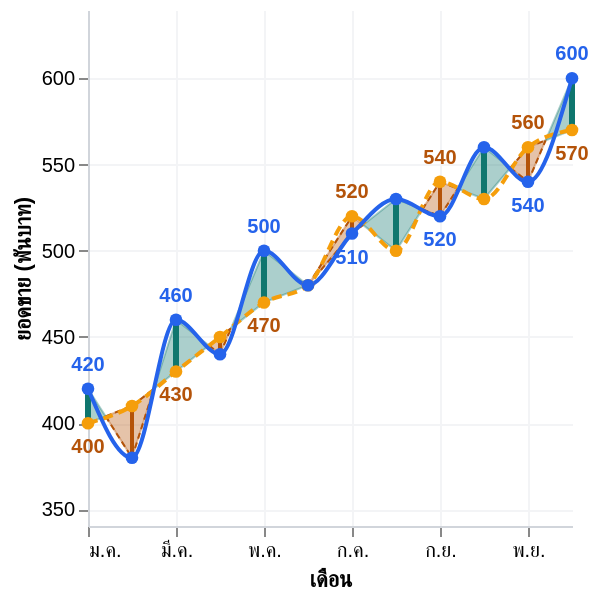

Source (Vega-Lite JSON):
### Vega-Lite specification from a JSON file in a GitHub repository (floating-point values rounded to 4 significant figures)
{"$schema": "https://vega.github.io/schema/vega-lite/v6.json", "description": "Dual-Line Variance Chart - STATIC TEST variant of dual-line-variance-final.vl.json with inline data.values (the computed Workshop PlotData) for QA/browser testing outside Power BI. Do not paste this file into Deneb - use dual-line-variance-final.vl.json there (data.name=\"dataset\", no inline values).", "width": "container", "height": "container", "autosize": {"type": "fit", "contains": "padding", "resize": true}, "data": {"name": "dataset", "values": [{"Row_Type": "Original", "Category": "ม.ค.", "Sort_Order": 1, "Actual": 420, "Reference": 400, "Plot_Position": 1, "Plot_Actual": 420, "Plot_Reference": 400, "Segment_ID": null, "Run_Sign": null, "Business_Type": "Higher is Good", "Filter_Key": "ม.ค."}, {"Row_Type": "Original", "Category": "ก.พ.", "Sort_Order": 2, "Actual": 380, "Reference": 410, "Plot_Position": 2, "Plot_Actual": 380, "Plot_Reference": 410, "Segment_ID": null, "Run_Sign": null, "Business_Type": "Higher is Good", "Filter_Key": "ก.พ."}, {"Row_Type": "Original", "Category": "มี.ค.", "Sort_Order": 3, "Actual": 460, "Reference": 430, "Plot_Position": 3, "Plot_Actual": 460, "Plot_Reference": 430, "Segment_ID": null, "Run_Sign": null, "Business_Type": "Higher is Good", "Filter_Key": "มี.ค."}, {"Row_Type": "Original", "Category": "เม.ย.", "Sort_Order": 4, "Actual": 440, "Reference": 450, "Plot_Position": 4, "Plot_Actual": 440, "Plot_Reference": 450, "Segment_ID": null, "Run_Sign": null, "Business_Type": "Higher is Good", "Filter_Key": "เม.ย."}, {"Row_Type": "Original", "Category": "พ.ค.", "Sort_Order": 5, "Actual": 500, "Reference": 470, "Plot_Position": 5, "Plot_Actual": 500, "Plot_Reference": 470, "Segment_ID": null, "Run_Sign": null, "Business_Type": "Higher is Good", "Filter_Key": "พ.ค."}, {"Row_Type": "Original", "Category": "มิ.ย.", "Sort_Order": 6, "Actual": 480, "Reference": 480, "Plot_Position": 6, "Plot_Actual": 480, "Plot_Reference": 480, "Segment_ID": null, "Run_Sign": null, "Business_Type": "Higher is Good", "Filter_Key": "มิ.ย."}, {"Row_Type": "Original", "Category": "ก.ค.", "Sort_Order": 7, "Actual": 510, "Reference": 520, "Plot_Position": 7, "Plot_Actual": 510, "Plot_Reference": 520, "Segment_ID": null, "Run_Sign": null, "Business_Type": "Higher is Good", "Filter_Key": "ก.ค."}, {"Row_Type": "Original", "Category": "ส.ค.", "Sort_Order": 8, "Actual": 530, "Reference": 500, "Plot_Position": 8, "Plot_Actual": 530, "Plot_Reference": 500, "Segment_ID": null, "Run_Sign": null, "Business_Type": "Higher is Good", "Filter_Key": "ส.ค."}, {"Row_Type": "Original", "Category": "ก.ย.", "Sort_Order": 9, "Actual": 520, "Reference": 540, "Plot_Position": 9, "Plot_Actual": 520, "Plot_Reference": 540, "Segment_ID": null, "Run_Sign": null, "Business_Type": "Higher is Good", "Filter_Key": "ก.ย."}, {"Row_Type": "Original", "Category": "ต.ค.", "Sort_Order": 10, "Actual": 560, "Reference": 530, "Plot_Position": 10, "Plot_Actual": 560, "Plot_Reference": 530, "Segment_ID": null, "Run_Sign": null, "Business_Type": "Higher is Good", "Filter_Key": "ต.ค."}, {"Row_Type": "Original", "Category": "พ.ย.", "Sort_Order": 11, "Actual": 540, "Reference": 560, "Plot_Position": 11, "Plot_Actual": 540, "Plot_Reference": 560, "Segment_ID": null, "Run_Sign": null, "Business_Type": "Higher is Good", "Filter_Key": "พ.ย."}, {"Row_Type": "Original", "Category": "ธ.ค.", "Sort_Order": 12, "Actual": 600, "Reference": 570, "Plot_Position": 12, "Plot_Actual": 600, "Plot_Reference": 570, "Segment_ID": null, "Run_Sign": null, "Business_Type": "Higher is Good", "Filter_Key": "ธ.ค."}, {"Row_Type": "Boundary", "Category": null, "Sort_Order": null, "Actual": null, "Reference": null, "Plot_Position": 1, "Plot_Actual": 420, "Plot_Reference": 400, "Segment_ID": "0-a", "Run_Sign": 1, "Business_Type": "Higher is Good", "Filter_Key": "ม.ค."}, {"Row_Type": "Crossing", "Category": null, "Sort_Order": null, "Actual": null, "Reference": null, "Plot_Position": 1.4, "Plot_Actual": 404, "Plot_Reference": 404, "Segment_ID": "0-a", "Run_Sign": 1, "Business_Type": "Higher is Good", "Filter_Key": "ม.ค."}, {"Row_Type": "Crossing", "Category": null, "Sort_Order": null, "Actual": null, "Reference": null, "Plot_Position": 1.4, "Plot_Actual": 404, "Plot_Reference": 404, "Segment_ID": "0-b", "Run_Sign": -1, "Business_Type": "Higher is Good", "Filter_Key": "ม.ค."}, {"Row_Type": "Boundary", "Category": null, "Sort_Order": null, "Actual": null, "Reference": null, "Plot_Position": 2, "Plot_Actual": 380, "Plot_Reference": 410, "Segment_ID": "0-b", "Run_Sign": -1, "Business_Type": "Higher is Good", "Filter_Key": "ม.ค."}, {"Row_Type": "Boundary", "Category": null, "Sort_Order": null, "Actual": null, "Reference": null, "Plot_Position": 2, "Plot_Actual": 380, "Plot_Reference": 410, "Segment_ID": "1-a", "Run_Sign": -1, "Business_Type": "Higher is Good", "Filter_Key": "ก.พ."}, {"Row_Type": "Crossing", "Category": null, "Sort_Order": null, "Actual": null, "Reference": null, "Plot_Position": 2.5, "Plot_Actual": 420, "Plot_Reference": 420, "Segment_ID": "1-a", "Run_Sign": -1, "Business_Type": "Higher is Good", "Filter_Key": "ก.พ."}, {"Row_Type": "Crossing", "Category": null, "Sort_Order": null, "Actual": null, "Reference": null, "Plot_Position": 2.5, "Plot_Actual": 420, "Plot_Reference": 420, "Segment_ID": "1-b", "Run_Sign": 1, "Business_Type": "Higher is Good", "Filter_Key": "ก.พ."}, {"Row_Type": "Boundary", "Category": null, "Sort_Order": null, "Actual": null, "Reference": null, "Plot_Position": 3, "Plot_Actual": 460, "Plot_Reference": 430, "Segment_ID": "1-b", "Run_Sign": 1, "Business_Type": "Higher is Good", "Filter_Key": "ก.พ."}, {"Row_Type": "Boundary", "Category": null, "Sort_Order": null, "Actual": null, "Reference": null, "Plot_Position": 3, "Plot_Actual": 460, "Plot_Reference": 430, "Segment_ID": "2-a", "Run_Sign": 1, "Business_Type": "Higher is Good", "Filter_Key": "มี.ค."}, {"Row_Type": "Crossing", "Category": null, "Sort_Order": null, "Actual": null, "Reference": null, "Plot_Position": 3.75, "Plot_Actual": 445, "Plot_Reference": 445, "Segment_ID": "2-a", "Run_Sign": 1, "Business_Type": "Higher is Good", "Filter_Key": "มี.ค."}, {"Row_Type": "Crossing", "Category": null, "Sort_Order": null, "Actual": null, "Reference": null, "Plot_Position": 3.75, "Plot_Actual": 445, "Plot_Reference": 445, "Segment_ID": "2-b", "Run_Sign": -1, "Business_Type": "Higher is Good", "Filter_Key": "มี.ค."}, {"Row_Type": "Boundary", "Category": null, "Sort_Order": null, "Actual": null, "Reference": null, "Plot_Position": 4, "Plot_Actual": 440, "Plot_Reference": 450, "Segment_ID": "2-b", "Run_Sign": -1, "Business_Type": "Higher is Good", "Filter_Key": "มี.ค."}, {"Row_Type": "Boundary", "Category": null, "Sort_Order": null, "Actual": null, "Reference": null, "Plot_Position": 4, "Plot_Actual": 440, "Plot_Reference": 450, "Segment_ID": "3-a", "Run_Sign": -1, "Business_Type": "Higher is Good", "Filter_Key": "เม.ย."}, {"Row_Type": "Crossing", "Category": null, "Sort_Order": null, "Actual": null, "Reference": null, "Plot_Position": 4.25, "Plot_Actual": 455, "Plot_Reference": 455, "Segment_ID": "3-a", "Run_Sign": -1, "Business_Type": "Higher is Good", "Filter_Key": "เม.ย."}, {"Row_Type": "Crossing", "Category": null, "Sort_Order": null, "Actual": null, "Reference": null, "Plot_Position": 4.25, "Plot_Actual": 455, "Plot_Reference": 455, "Segment_ID": "3-b", "Run_Sign": 1, "Business_Type": "Higher is Good", "Filter_Key": "เม.ย."}, {"Row_Type": "Boundary", "Category": null, "Sort_Order": null, "Actual": null, "Reference": null, "Plot_Position": 5, "Plot_Actual": 500, "Plot_Reference": 470, "Segment_ID": "3-b", "Run_Sign": 1, "Business_Type": "Higher is Good", "Filter_Key": "เม.ย."}, {"Row_Type": "Boundary", "Category": null, "Sort_Order": null, "Actual": null, "Reference": null, "Plot_Position": 5, "Plot_Actual": 500, "Plot_Reference": 470, "Segment_ID": "4", "Run_Sign": 1, "Business_Type": "Higher is Good", "Filter_Key": "พ.ค."}, {"Row_Type": "Boundary", "Category": null, "Sort_Order": null, "Actual": null, "Reference": null, "Plot_Position": 6, "Plot_Actual": 480, "Plot_Reference": 480, "Segment_ID": "4", "Run_Sign": 1, "Business_Type": "Higher is Good", "Filter_Key": "พ.ค."}, {"Row_Type": "Boundary", "Category": null, "Sort_Order": null, "Actual": null, "Reference": null, "Plot_Position": 6, "Plot_Actual": 480, "Plot_Reference": 480, "Segment_ID": "5", "Run_Sign": -1, "Business_Type": "Higher is Good", "Filter_Key": "มิ.ย."}, {"Row_Type": "Boundary", "Category": null, "Sort_Order": null, "Actual": null, "Reference": null, "Plot_Position": 7, "Plot_Actual": 510, "Plot_Reference": 520, "Segment_ID": "5", "Run_Sign": -1, "Business_Type": "Higher is Good", "Filter_Key": "มิ.ย."}, {"Row_Type": "Boundary", "Category": null, "Sort_Order": null, "Actual": null, "Reference": null, "Plot_Position": 7, "Plot_Actual": 510, "Plot_Reference": 520, "Segment_ID": "6-a", "Run_Sign": -1, "Business_Type": "Higher is Good", "Filter_Key": "ก.ค."}, {"Row_Type": "Crossing", "Category": null, "Sort_Order": null, "Actual": null, "Reference": null, "Plot_Position": 7.25, "Plot_Actual": 515, "Plot_Reference": 515, "Segment_ID": "6-a", "Run_Sign": -1, "Business_Type": "Higher is Good", "Filter_Key": "ก.ค."}, {"Row_Type": "Crossing", "Category": null, "Sort_Order": null, "Actual": null, "Reference": null, "Plot_Position": 7.25, "Plot_Actual": 515, "Plot_Reference": 515, "Segment_ID": "6-b", "Run_Sign": 1, "Business_Type": "Higher is Good", "Filter_Key": "ก.ค."}, {"Row_Type": "Boundary", "Category": null, "Sort_Order": null, "Actual": null, "Reference": null, "Plot_Position": 8, "Plot_Actual": 530, "Plot_Reference": 500, "Segment_ID": "6-b", "Run_Sign": 1, "Business_Type": "Higher is Good", "Filter_Key": "ก.ค."}, {"Row_Type": "Boundary", "Category": null, "Sort_Order": null, "Actual": null, "Reference": null, "Plot_Position": 8, "Plot_Actual": 530, "Plot_Reference": 500, "Segment_ID": "7-a", "Run_Sign": 1, "Business_Type": "Higher is Good", "Filter_Key": "ส.ค."}, {"Row_Type": "Crossing", "Category": null, "Sort_Order": null, "Actual": null, "Reference": null, "Plot_Position": 8.6, "Plot_Actual": 524, "Plot_Reference": 524, "Segment_ID": "7-a", "Run_Sign": 1, "Business_Type": "Higher is Good", "Filter_Key": "ส.ค."}, {"Row_Type": "Crossing", "Category": null, "Sort_Order": null, "Actual": null, "Reference": null, "Plot_Position": 8.6, "Plot_Actual": 524, "Plot_Reference": 524, "Segment_ID": "7-b", "Run_Sign": -1, "Business_Type": "Higher is Good", "Filter_Key": "ส.ค."}, {"Row_Type": "Boundary", "Category": null, "Sort_Order": null, "Actual": null, "Reference": null, "Plot_Position": 9, "Plot_Actual": 520, "Plot_Reference": 540, "Segment_ID": "7-b", "Run_Sign": -1, "Business_Type": "Higher is Good", "Filter_Key": "ส.ค."}, {"Row_Type": "Boundary", "Category": null, "Sort_Order": null, "Actual": null, "Reference": null, "Plot_Position": 9, "Plot_Actual": 520, "Plot_Reference": 540, "Segment_ID": "8-a", "Run_Sign": -1, "Business_Type": "Higher is Good", "Filter_Key": "ก.ย."}, {"Row_Type": "Crossing", "Category": null, "Sort_Order": null, "Actual": null, "Reference": null, "Plot_Position": 9.4, "Plot_Actual": 536, "Plot_Reference": 536, "Segment_ID": "8-a", "Run_Sign": -1, "Business_Type": "Higher is Good", "Filter_Key": "ก.ย."}, {"Row_Type": "Crossing", "Category": null, "Sort_Order": null, "Actual": null, "Reference": null, "Plot_Position": 9.4, "Plot_Actual": 536, "Plot_Reference": 536, "Segment_ID": "8-b", "Run_Sign": 1, "Business_Type": "Higher is Good", "Filter_Key": "ก.ย."}, {"Row_Type": "Boundary", "Category": null, "Sort_Order": null, "Actual": null, "Reference": null, "Plot_Position": 10, "Plot_Actual": 560, "Plot_Reference": 530, "Segment_ID": "8-b", "Run_Sign": 1, "Business_Type": "Higher is Good", "Filter_Key": "ก.ย."}, {"Row_Type": "Boundary", "Category": null, "Sort_Order": null, "Actual": null, "Reference": null, "Plot_Position": 10, "Plot_Actual": 560, "Plot_Reference": 530, "Segment_ID": "9-a", "Run_Sign": 1, "Business_Type": "Higher is Good", "Filter_Key": "ต.ค."}, {"Row_Type": "Crossing", "Category": null, "Sort_Order": null, "Actual": null, "Reference": null, "Plot_Position": 10.6, "Plot_Actual": 548, "Plot_Reference": 548, "Segment_ID": "9-a", "Run_Sign": 1, "Business_Type": "Higher is Good", "Filter_Key": "ต.ค."}, {"Row_Type": "Crossing", "Category": null, "Sort_Order": null, "Actual": null, "Reference": null, "Plot_Position": 10.6, "Plot_Actual": 548, "Plot_Reference": 548, "Segment_ID": "9-b", "Run_Sign": -1, "Business_Type": "Higher is Good", "Filter_Key": "ต.ค."}, {"Row_Type": "Boundary", "Category": null, "Sort_Order": null, "Actual": null, "Reference": null, "Plot_Position": 11, "Plot_Actual": 540, "Plot_Reference": 560, "Segment_ID": "9-b", "Run_Sign": -1, "Business_Type": "Higher is Good", "Filter_Key": "ต.ค."}, {"Row_Type": "Boundary", "Category": null, "Sort_Order": null, "Actual": null, "Reference": null, "Plot_Position": 11, "Plot_Actual": 540, "Plot_Reference": 560, "Segment_ID": "10-a", "Run_Sign": -1, "Business_Type": "Higher is Good", "Filter_Key": "พ.ย."}, {"Row_Type": "Crossing", "Category": null, "Sort_Order": null, "Actual": null, "Reference": null, "Plot_Position": 11.4, "Plot_Actual": 564, "Plot_Reference": 564, "Segment_ID": "10-a", "Run_Sign": -1, "Business_Type": "Higher is Good", "Filter_Key": "พ.ย."}, {"Row_Type": "Crossing", "Category": null, "Sort_Order": null, "Actual": null, "Reference": null, "Plot_Position": 11.4, "Plot_Actual": 564, "Plot_Reference": 564, "Segment_ID": "10-b", "Run_Sign": 1, "Business_Type": "Higher is Good", "Filter_Key": "พ.ย."}, {"Row_Type": "Boundary", "Category": null, "Sort_Order": null, "Actual": null, "Reference": null, "Plot_Position": 12, "Plot_Actual": 600, "Plot_Reference": 570, "Segment_ID": "10-b", "Run_Sign": 1, "Business_Type": "Higher is Good", "Filter_Key": "พ.ย."}]}, "params": [{"name": "xAxisSortOrders", "expr": "pluck(data('dataset'), 'Sort_Order')"}, {"name": "xAxisCategories", "expr": "pluck(data('dataset'), 'Category')"}, {"name": "xAxisSortExtent", "expr": "extent(xAxisSortOrders)"}, {"name": "xAxisValues", "expr": "isValid(xAxisSortExtent[0]) && xAxisSortExtent[1] - xAxisSortExtent[0] <= 1000 ? sequence(xAxisSortExtent[0], xAxisSortExtent[1] + 1) : []"}, {"name": "yRawMin", "expr": "min(extent(pluck(data('dataset'), 'Plot_Actual'))[0], extent(pluck(data('dataset'), 'Plot_Reference'))[0])"}, {"name": "yRawMax", "expr": "max(extent(pluck(data('dataset'), 'Plot_Actual'))[1], extent(pluck(data('dataset'), 'Plot_Reference'))[1])"}, {"name": "yPad", "expr": "(yRawMax - yRawMin) * 0.18 || abs(yRawMax) * 0.1 || 1"}, {"name": "yDomainMin", "expr": "isFinite(yRawMin) ? yRawMin - yPad : 0"}, {"name": "yDomainMax", "expr": "isFinite(yRawMax) ? max(yRawMax + yPad, yDomainMin + 1) : 1"}], "layer": [{"name": "variance_area", "transform": [{"filter": "datum.Row_Type == 'Boundary' || datum.Row_Type == 'Crossing'"}], "mark": {"type": "area", "opacity": 0.35, "tooltip": null}, "encoding": {"x": {"field": "Plot_Position", "type": "quantitative"}, "y": {"field": "Plot_Actual", "type": "quantitative"}, "y2": {"field": "Plot_Reference"}, "detail": {"field": "Segment_ID", "type": "nominal"}, "color": {"condition": {"test": "(datum.Business_Type == 'Higher is Good' && datum.Run_Sign > 0) || (datum.Business_Type == 'Lower is Good' && datum.Run_Sign < 0)", "value": "#0F766E"}, "value": "#B45309"}, "stroke": {"condition": {"test": "(datum.Business_Type == 'Higher is Good' && datum.Run_Sign > 0) || (datum.Business_Type == 'Lower is Good' && datum.Run_Sign < 0)", "value": "#0F766E"}, "value": "#B45309"}, "strokeWidth": {"value": 1}}}, {"name": "bad_area_border_actual", "transform": [{"filter": "(datum.Row_Type == 'Boundary' || datum.Row_Type == 'Crossing') && !((datum.Business_Type == 'Higher is Good' && datum.Run_Sign > 0) || (datum.Business_Type == 'Lower is Good' && datum.Run_Sign < 0))"}], "mark": {"type": "line", "color": "#B45309", "strokeWidth": 1, "strokeDash": [3, 2], "point": false, "tooltip": null}, "encoding": {"x": {"field": "Plot_Position", "type": "quantitative"}, "y": {"field": "Plot_Actual", "type": "quantitative"}, "detail": {"field": "Segment_ID", "type": "nominal"}}}, {"name": "bad_area_border_reference", "transform": [{"filter": "(datum.Row_Type == 'Boundary' || datum.Row_Type == 'Crossing') && !((datum.Business_Type == 'Higher is Good' && datum.Run_Sign > 0) || (datum.Business_Type == 'Lower is Good' && datum.Run_Sign < 0))"}], "mark": {"type": "line", "color": "#B45309", "strokeWidth": 1, "strokeDash": [3, 2], "point": false, "tooltip": null}, "encoding": {"x": {"field": "Plot_Position", "type": "quantitative"}, "y": {"field": "Plot_Reference", "type": "quantitative"}, "detail": {"field": "Segment_ID", "type": "nominal"}}}, {"name": "connector_rule", "transform": [{"filter": "datum.Row_Type == 'Original'"}], "mark": {"type": "rule", "tooltip": null}, "encoding": {"x": {"field": "Plot_Position", "type": "quantitative"}, "y": {"field": "Plot_Actual", "type": "quantitative"}, "y2": {"field": "Plot_Reference"}, "color": {"condition": {"test": "(datum.Business_Type == 'Higher is Good' && datum.Plot_Actual > datum.Plot_Reference) || (datum.Business_Type == 'Lower is Good' && datum.Plot_Actual < datum.Plot_Reference)", "value": "#0F766E"}, "value": "#B45309"}, "strokeWidth": {"condition": {"test": "(datum.Business_Type == 'Higher is Good' && datum.Plot_Actual > datum.Plot_Reference) || (datum.Business_Type == 'Lower is Good' && datum.Plot_Actual < datum.Plot_Reference)", "value": 3}, "value": 2}, "opacity": {"condition": {"test": "((isDefined(datum.Actual__highlightStatus) && datum.Actual__highlightStatus != 'neutral') || (isDefined(datum.Reference__highlightStatus) && datum.Reference__highlightStatus != 'neutral')) && !((isDefined(datum.Actual__highlightStatus) && datum.Actual__highlightStatus == 'on' && isDefined(datum.Actual__highlight) && datum.Actual__highlight === datum.Actual) || (isDefined(datum.Reference__highlightStatus) && datum.Reference__highlightStatus == 'on' && isDefined(datum.Reference__highlight) && datum.Reference__highlight === datum.Reference))", "value": 0.5}, "value": 1}}}, {"name": "line_reference", "transform": [{"filter": "datum.Row_Type == 'Original'"}], "mark": {"type": "line", "interpolate": "monotone", "color": "#F59E0B", "strokeWidth": 2, "strokeDash": [5, 3], "point": false, "tooltip": null}, "encoding": {"x": {"field": "Plot_Position", "type": "quantitative"}, "y": {"field": "Plot_Reference", "type": "quantitative"}}}, {"name": "line_actual", "transform": [{"filter": "datum.Row_Type == 'Original'"}], "mark": {"type": "line", "interpolate": "monotone", "color": "#2563EB", "strokeWidth": 2, "point": false, "tooltip": null}, "encoding": {"x": {"field": "Plot_Position", "type": "quantitative", "title": "เดือน", "axis": {"values": {"expr": "xAxisValues"}, "labelExpr": "indexof(xAxisSortOrders, datum.value) >= 0 ? xAxisCategories[indexof(xAxisSortOrders, datum.value)] : ''", "labelLimit": 120, "labelOverlap": "greedy", "labelAngle": 0}}, "y": {"field": "Plot_Actual", "type": "quantitative", "title": "ยอดขาย (พันบาท)", "scale": {"domain": [{"expr": "yDomainMin"}, {"expr": "yDomainMax"}], "zero": false, "nice": false}}}}, {"name": "point_reference", "transform": [{"filter": "datum.Row_Type == 'Original'"}], "mark": {"type": "point", "filled": true, "size": 40, "color": "#F59E0B", "tooltip": null}, "encoding": {"x": {"field": "Plot_Position", "type": "quantitative"}, "y": {"field": "Plot_Reference", "type": "quantitative"}, "opacity": {"condition": {"test": "(isDefined(datum.Reference__highlightStatus) && (datum.Reference__highlightStatus == 'off' || (datum.Reference__highlightStatus == 'on' && isDefined(datum.Reference__highlight) && datum.Reference__highlight !== datum.Reference)))", "value": 0.5}, "value": 1}}}, {"name": "point_actual_hit_target", "transform": [{"filter": "datum.Row_Type == 'Original'"}, {"calculate": "datum.Plot_Actual - datum.Plot_Reference", "as": "Variance"}, {"calculate": "format(datum.Variance, '+,.0f')", "as": "VarianceLabel"}, {"calculate": "datum.Plot_Reference == 0 ? 'N/A (เป้าหมาย = 0)' : format(datum.Variance / datum.Plot_Reference, '+.1%')", "as": "VariancePercentLabel"}], "mark": {"type": "point", "filled": true, "size": 40, "color": "#2563EB"}, "encoding": {"x": {"field": "Plot_Position", "type": "quantitative"}, "y": {"field": "Plot_Actual", "type": "quantitative"}, "opacity": {"condition": {"test": "(isDefined(datum.Actual__highlightStatus) && (datum.Actual__highlightStatus == 'off' || (datum.Actual__highlightStatus == 'on' && isDefined(datum.Actual__highlight) && datum.Actual__highlight !== datum.Actual)))", "value": 0.5}, "value": 1}, "tooltip": [{"field": "Category", "type": "nominal", "title": "เดือน"}, {"field": "Plot_Actual", "type": "quantitative", "title": "ยอดขายจริง", "format": ",.0f"}, {"field": "Plot_Reference", "type": "quantitative", "title": "เป้าหมาย", "format": ",.0f"}, {"field": "VarianceLabel", "type": "nominal", "title": "ผลต่าง"}, {"field": "VariancePercentLabel", "type": "nominal", "title": "ผลต่าง %"}]}}, {"name": "label_actual", "transform": [{"filter": "datum.Row_Type == 'Original'"}, {"calculate": "length(format(datum.Plot_Actual, ',.0f'))", "as": "lenA"}, {"calculate": "length(format(datum.Plot_Reference, ',.0f'))", "as": "lenR"}, {"calculate": "max(datum.lenA, datum.lenR)", "as": "maxLen"}, {"joinaggregate": [{"op": "max", "field": "maxLen", "as": "globalMaxLen"}, {"op": "count", "field": "Plot_Actual", "as": "n"}, {"op": "max", "field": "Sort_Order", "as": "lastSort"}]}, {"calculate": "max(1, ceil((datum.globalMaxLen * 10 * 0.62 + 14) / (width / datum.n)))", "as": "labelStep"}, {"calculate": "(datum.Sort_Order - 1) % datum.labelStep == 0 || datum.Sort_Order == datum.lastSort", "as": "showLabel"}, {"filter": "datum.showLabel"}], "mark": {"type": "text", "dy": {"expr": "datum.Plot_Actual >= datum.Plot_Reference ? -12 : 12"}, "fontSize": 10, "fontWeight": "bold", "color": "#2563EB", "tooltip": null}, "encoding": {"x": {"field": "Plot_Position", "type": "quantitative"}, "y": {"field": "Plot_Actual", "type": "quantitative"}, "text": {"field": "Plot_Actual", "type": "quantitative", "format": ",.0f"}, "opacity": {"condition": {"test": "(isDefined(datum.Actual__highlightStatus) && (datum.Actual__highlightStatus == 'off' || (datum.Actual__highlightStatus == 'on' && isDefined(datum.Actual__highlight) && datum.Actual__highlight !== datum.Actual)))", "value": 0.5}, "value": 1}}}, {"name": "label_reference", "transform": [{"filter": "datum.Row_Type == 'Original'"}, {"calculate": "length(format(datum.Plot_Actual, ',.0f'))", "as": "lenA"}, {"calculate": "length(format(datum.Plot_Reference, ',.0f'))", "as": "lenR"}, {"calculate": "max(datum.lenA, datum.lenR)", "as": "maxLen"}, {"joinaggregate": [{"op": "max", "field": "maxLen", "as": "globalMaxLen"}, {"op": "count", "field": "Plot_Reference", "as": "n"}, {"op": "max", "field": "Sort_Order", "as": "lastSort"}]}, {"calculate": "max(1, ceil((datum.globalMaxLen * 10 * 0.62 + 14) / (width / datum.n)))", "as": "labelStep"}, {"calculate": "(datum.Sort_Order - 1) % datum.labelStep == 0 || datum.Sort_Order == datum.lastSort", "as": "showLabel"}, {"filter": "datum.showLabel"}], "mark": {"type": "text", "dy": {"expr": "datum.Plot_Actual >= datum.Plot_Reference ? 12 : -12"}, "fontSize": 10, "fontWeight": "bold", "color": "#B45309", "tooltip": null}, "encoding": {"x": {"field": "Plot_Position", "type": "quantitative"}, "y": {"field": "Plot_Reference", "type": "quantitative"}, "text": {"field": "Plot_Reference", "type": "quantitative", "format": ",.0f"}, "opacity": {"condition": {"test": "(isDefined(datum.Reference__highlightStatus) && (datum.Reference__highlightStatus == 'off' || (datum.Reference__highlightStatus == 'on' && isDefined(datum.Reference__highlight) && datum.Reference__highlight !== datum.Reference)))", "value": 0.5}, "value": 1}}}], "resolve": {"scale": {"y": "shared", "x": "shared"}}, "config": {"view": {"stroke": null}, "axis": {"domainColor": "#D1D5DB", "gridColor": "#F3F4F6"}}}
